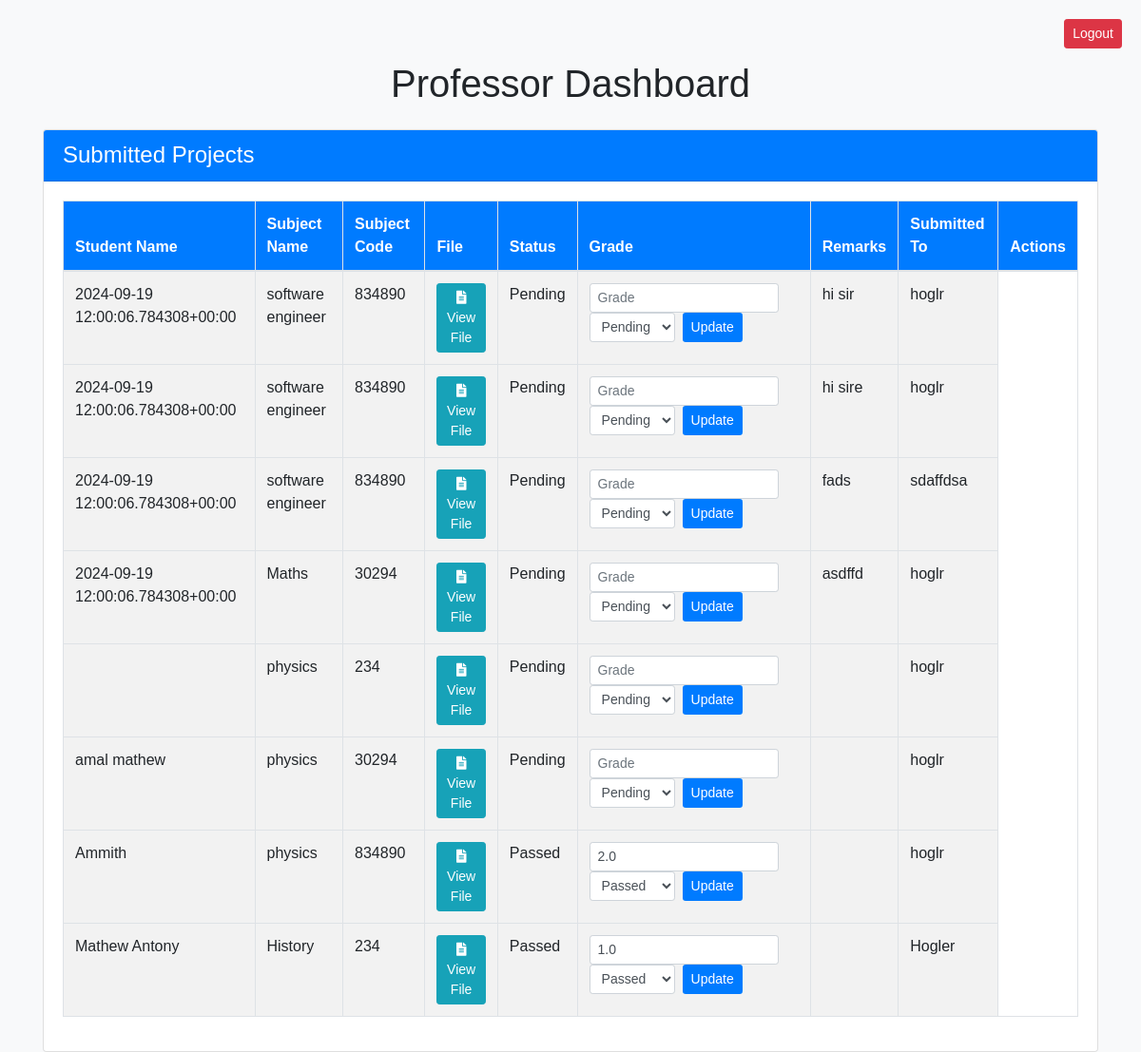
The page /professor_dashboard/ on the database its author committed.
### SPMT/models.py (models this page shows, shortened)
class ProjectSubmission(models.Model):
    student_name = models.CharField(max_length=100)
    subject_name = models.CharField(max_length=100)
    student = models.ForeignKey(settings.AUTH_USER_MODEL, on_delete=models.CASCADE)
    subject_code = models.CharField(max_length=20, default='')
    matriculation_number = models.CharField(max_length=20, default='')
    file = models.FileField(upload_to='submissions/')
    created_at = models.DateTimeField(default=timezone.now)
    status = models.CharField(max_length=20, default='Pending')
    grade = models.CharField(max_length=10, blank=True, default='')
    remarks = models.TextField(blank=True, default='')
    submitted_to = models.CharField(max_length=100, blank=True, default='')

### SPMT/views.py (the view)
# urls.py: path('professor_dashboard/', views.professor_dashboard, name='professor_dashboard'),
def professor_dashboard(request):
    submissions = ProjectSubmission.objects.all()  # Fetch all project submissions
    return render(request, 'SPMT/professor_dashboard.html', {
        'submissions': submissions,
    })

### SPMT/templates/SPMT/professor_dashboard.html (shortened to what this page needs)
<!DOCTYPE html>
<html lang="en">
<head>
    <link rel="stylesheet" href="https://stackpath.bootstrapcdn.com/bootstrap/4.5.2/css/bootstrap.min.css">
    <link rel="stylesheet" href="https://cdnjs.cloudflare.com/ajax/libs/font-awesome/5.15.4/css/all.min.css">
</head>
<body>
    <div class="container mt-5">
        <div class="d-flex justify-content-end mb-3">
            <form method="post" action="{% url 'logout' %}">
                <button type="submit" class="btn btn-danger btn-sm logout-btn">Logout</button>
            </form>
        </div>
        <h1 class="text-center mb-4">Professor Dashboard</h1>
        <div class="card">
            <div class="card-header">
                <h4 class="mb-0">Submitted Projects</h4>
            </div>
            <div class="card-body">
                {% if submissions %}
                    <table class="table table-striped table-bordered">
                        <thead>
                            <tr>
                                <th>Student Name</th>
                                <th>Subject Name</th>
                                <th>Subject Code</th>
                                <th>File</th>
                                <th>Status</th>
                                <th>Grade</th>
                                <th>Remarks</th>
                                <th>Submitted To</th>
                                <th>Actions</th>
                            </tr>
                        </thead>
                        <tbody>
                            {% for submission in submissions %}
                                <tr>
                                    <td>{{ submission.student_name }}</td>
                                    <td>{{ submission.subject_name }}</td>
                                    <td>{{ submission.subject_code }}</td>
                                    <td><a href="{{ submission.file.url }}" target="_blank" class="btn btn-info btn-sm"><i class="fas fa-file-alt"></i> View File</a></td>
                                    <td>{{ submission.status }}</td>
                                    <td>
                                        <form method="post" action="{% url 'update_grade_status' submission.matriculation_number submission.subject_code %}" class="form-inline">
                                            <input type="text" name="grade" class="form-control form-control-sm mr-2" placeholder="Grade" value="{{ submission.grade }}">
                                            <select name="status" class="form-control form-control-sm">
                                                <option value="Pending" {% if submission.status == "Pending" %}selected{% endif %}>Pending</option>
                                                <option value="Passed" {% if submission.status == "Passed" %}selected{% endif %}>Passed</option>
                                            </select>
                                            <button type="submit" class="btn btn-custom btn-sm ml-2">Update</button>
                                        </form>
                                    </td>
                                    <td>{{ submission.remarks }}</td>
                                    <td>{{ submission.submitted_to }}</td>
                                </tr>
                            {% endfor %}
                        </tbody>
                    </table>
                {% else %}
                    <p class="text-center">No projects submitted yet.</p>
                {% endif %}
            </div>
        </div>
    </div>
</body>
</html>

### SPMT/templates/SPMT/professor_dashboard.html (style rules this page uses)
body { font-family: Arial, sans-serif; background-color: #f8f9fa; }
.card-header { background-color: #007bff; color: white; }
.table thead th { background-color: #007bff; color: white; }
.table tbody tr:nth-child(even) { background-color: #f2f2f2; }
.btn-custom { background-color: #007bff; color: white; }
.logout-btn { position: absolute; top: 20px; right: 20px; }

### rows shown on the page
ProjectSubmission: student_name "2024-09-19 12:00:06.784308+00:00", subject_name "software engineer", subject_code "834890", status "Pending", remarks "hi sir", submitted_to "hoglr"
ProjectSubmission: student_name "2024-09-19 12:00:06.784308+00:00", subject_name "software engineer", subject_code "834890", status "Pending", remarks "hi sire", submitted_to "hoglr"
ProjectSubmission: student_name "2024-09-19 12:00:06.784308+00:00", subject_name "software engineer", subject_code "834890", status "Pending", remarks "fads", submitted_to "sdaffdsa"
ProjectSubmission: student_name "2024-09-19 12:00:06.784308+00:00", subject_name "Maths", subject_code "30294", status "Pending", remarks "asdffd", submitted_to "hoglr"
ProjectSubmission: subject_name "physics", subject_code "234", status "Pending", submitted_to "hoglr"
ProjectSubmission: student_name "amal mathew", subject_name "physics", subject_code "30294", status "Pending", submitted_to "hoglr"
ProjectSubmission: student_name "Ammith", subject_name "physics", subject_code "834890", status "Passed", grade "2.0", submitted_to "hoglr"
ProjectSubmission: student_name "Mathew Antony", subject_name "History", subject_code "234", status "Passed", grade "1.0", submitted_to "Hogler"
